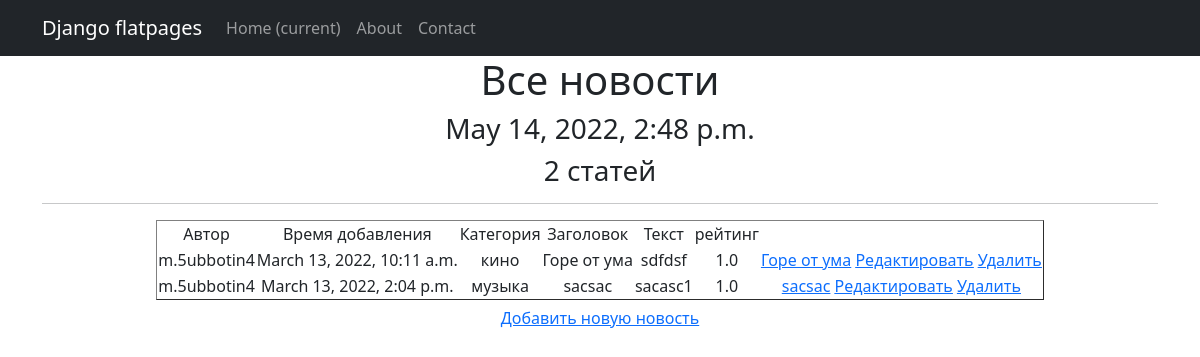
Before: /news/ with the older database file.
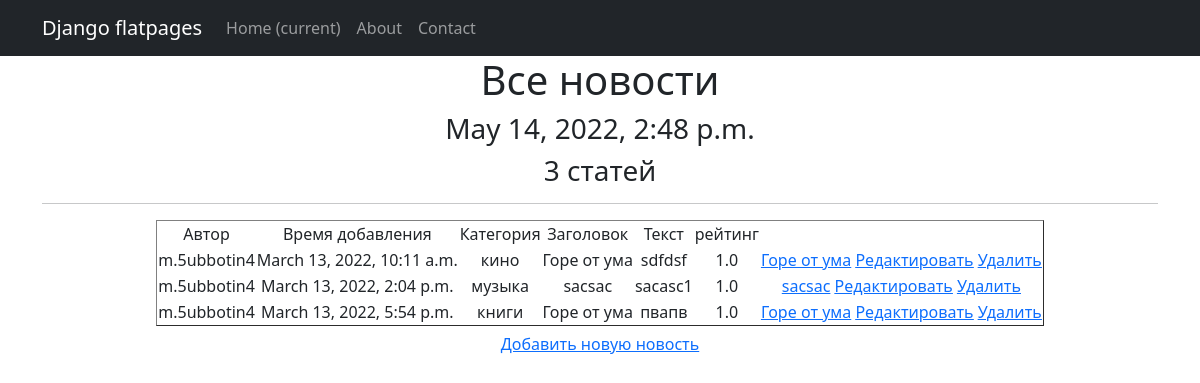
After: the same page with the newer database file.
### news/models.py (models this page shows, shortened)
class Post(models.Model):
    news = 'NE'
    paper = 'PA'
    POSITIONS = [(news, "Новости"), (paper, "Статьи")]
    authors = models.ForeignKey(Author, on_delete=models.CASCADE, verbose_name='Автор', default="Dima")
    categories = models.ForeignKey(Category, on_delete=models.CASCADE, blank=True, null=True, verbose_name= 'Категория(categories)')
    time_in = models.DateTimeField(auto_now_add=True)
    header = models.CharField(max_length=255)
    text = models.TextField()
    rating_post = models.FloatField(default=1.0)
    paper_news = models.CharField(max_length=2, choices=POSITIONS, default=news)

class Author(models.Model):
    users = models.OneToOneField(User, on_delete=models.CASCADE)
    rating_users = models.FloatField(default=1.0)

class Category(models.Model):
    name_category = models.CharField(max_length=64, unique=True)
    subscribers = models.ManyToManyField(User, blank=True, )

### news/views.py (the view, shortened to what this page needs)
# urls.py: urlpatterns = [path('news/', PostList.as_view(), name='news'),
class PostList(ListView):
    model = Post
    template_name = 'Posts.html'
    context_object_name = 'posts'
    paginate_by = 10
    form_class = PostForm
    def get_context_data(self, **kwargs):
        logger.error("Hello! I'm error in your app. Enjoy:)")
        context = super().get_context_data(**kwargs)
        context['time_now'] = datetime.utcnow()  # добавим переменную текущей даты time_now
        context[
            'value1'] = None  # добавим ещё одну пустую переменную, чтобы на её примере посмотреть работу другого фильтра
        return context

### news/templatetags/custom_filters.py (called while the page is built)
@register.filter(name='censor')
def censor(value):
    word = ['жопа', 'блять']
    value = str(value)
    i = value.split()
    p = []
    for j in i:
        if j in word:
            p.append('...')
        else:
            p.append(j)
    return ' '.join(p)

### templates/Posts.html (shortened to what this page needs)
{% extends 'flatpages/default.html' %}
{% load custom_filters %}
{% block content %}
    <h1>Все новости</h1>
    <h3>{{ time_now }}</h3>
    <h3> {{ posts|length }} {{' статей'}} </h3>
    <hr>
<div style="text-align: center;">
    {% if posts %}
    {% load cache %}
    {% cache 60 sidebar %}
        <table class="table_with_text_on_center" border="1" style="display: inline-block;">
            <tr>
                <td>
                    Автор
                </td>
                <td>
                    Время добавления
                </td>
                <td>
                    Категория
                </td>
                <td>
                    Заголовок
                </td>
                <td>
                    Текст
                </td>
                <td>
                    рейтинг
                </td>
            </tr>
        {% for post in posts %}
            <tr>
                <td>
                    {{ post.authors.users }}
                </td>
                <td>
                    {{ post.time_in }}
                </td>
                <td>
                        {{ post.categories.name_category }}
                </td>
                <td>
                    {{ post.header }}
                </td>
                <td>
                    {{ post.text|truncatechars:50|censor }}
                </td>
                <td>
                    {{ post.rating_post }}
                </td>
                <td>
                    <a href="{% url 'post_detail' post.id %}">{{ post.header }}</a>
                    <a href="{% url 'post_update' post.id %}"><u>Редактировать</u></a>
                    <a href="{% url 'post_delete' post.id %}"><u> Удалить </u></a>
                </td>
            </tr>
        {% endfor %}
    {% endcache %}
        </table>
        <br>
    {% else %}
        <h2>Новостей нет!</h2>
    {% endif %}
    <a href="{% url 'post_create' %}">Добавить новую новость</a> <br>
</div>
{% endblock content %}

Changed rows visible on the page:
added Post: authors.users "m.5ubbotin4", time_in "March 13, 2022, 5:54 p.m.", categories.name_category "книги", header "Горе от ума", text|censor "пвапв", rating_post "1.0"
Other visible differences:
{{ posts|length }}: "2" → "3"
